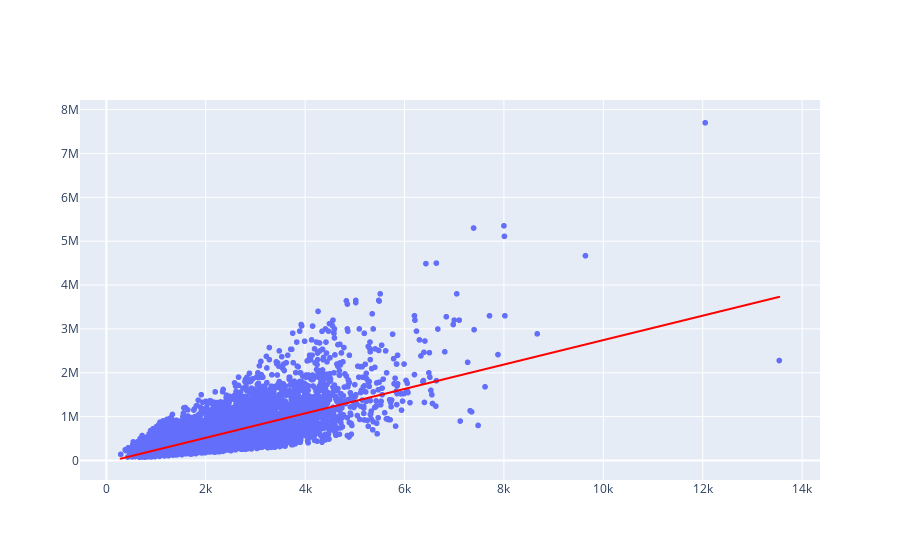

The notebook cell this image was saved under:
### Code cell
grafico1 = px.scatter(x=x_casas_treinamento.ravel(), y=y_casas_treinamento)
grafico2 = px.line(x=x_casas_treinamento.ravel(), y=previsoes)
grafico2.data[0].line.color='red'
grafico3 = go.Figure(data=grafico1.data + grafico2.data)
grafico3

### Figure 1 — Plotly figure (JSON) as saved in the notebook; plotly's stock layout.template omitted (floating-point values rounded to 4 significant figures; data arrays with more than 128 entries replaced by an {"elided": "..."} marker saying what was removed)
{"data": [{"hovertemplate": "x=%{x}<br>y=%{y}<extra></extra>", "legendgroup": "", "marker": {"color": "#636efa", "symbol": "circle"}, "mode": "markers", "name": "", "showlegend": false, "type": "scattergl", "x": {"elided": "15129 int values"}, "xaxis": "x", "y": {"elided": "15129 int values"}, "yaxis": "y"}, {"hovertemplate": "x=%{x}<br>y=%{y}<extra></extra>", "legendgroup": "", "line": {"color": "red", "dash": "solid"}, "marker": {"symbol": "circle"}, "mode": "lines", "name": "", "showlegend": false, "type": "scattergl", "x": {"elided": "15129 int values"}, "xaxis": "x", "y": {"elided": "15129 float values"}, "yaxis": "y"}], "layout": {}}
